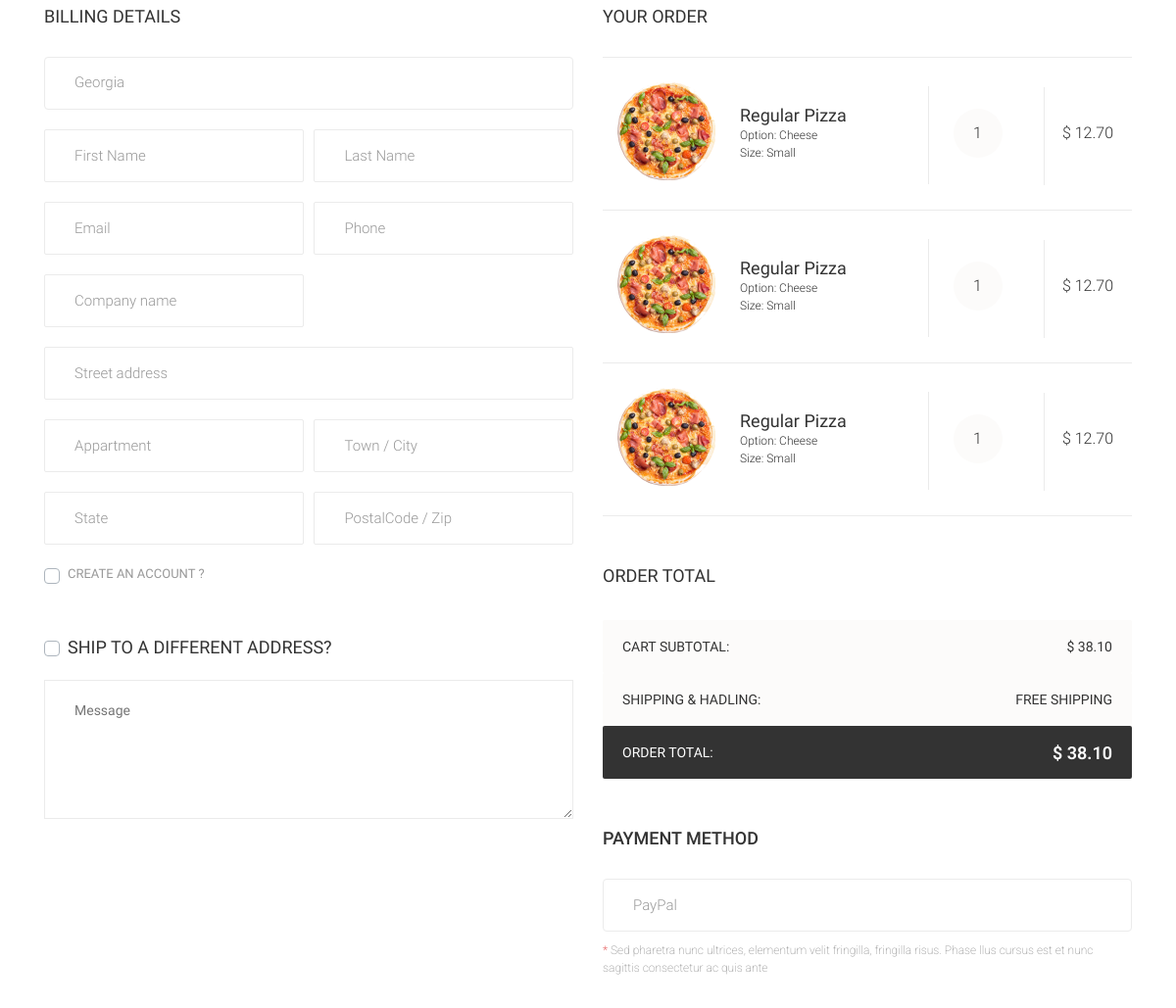
/checkout/ (signed in, middle part), run on an earlier commit of the app's database.
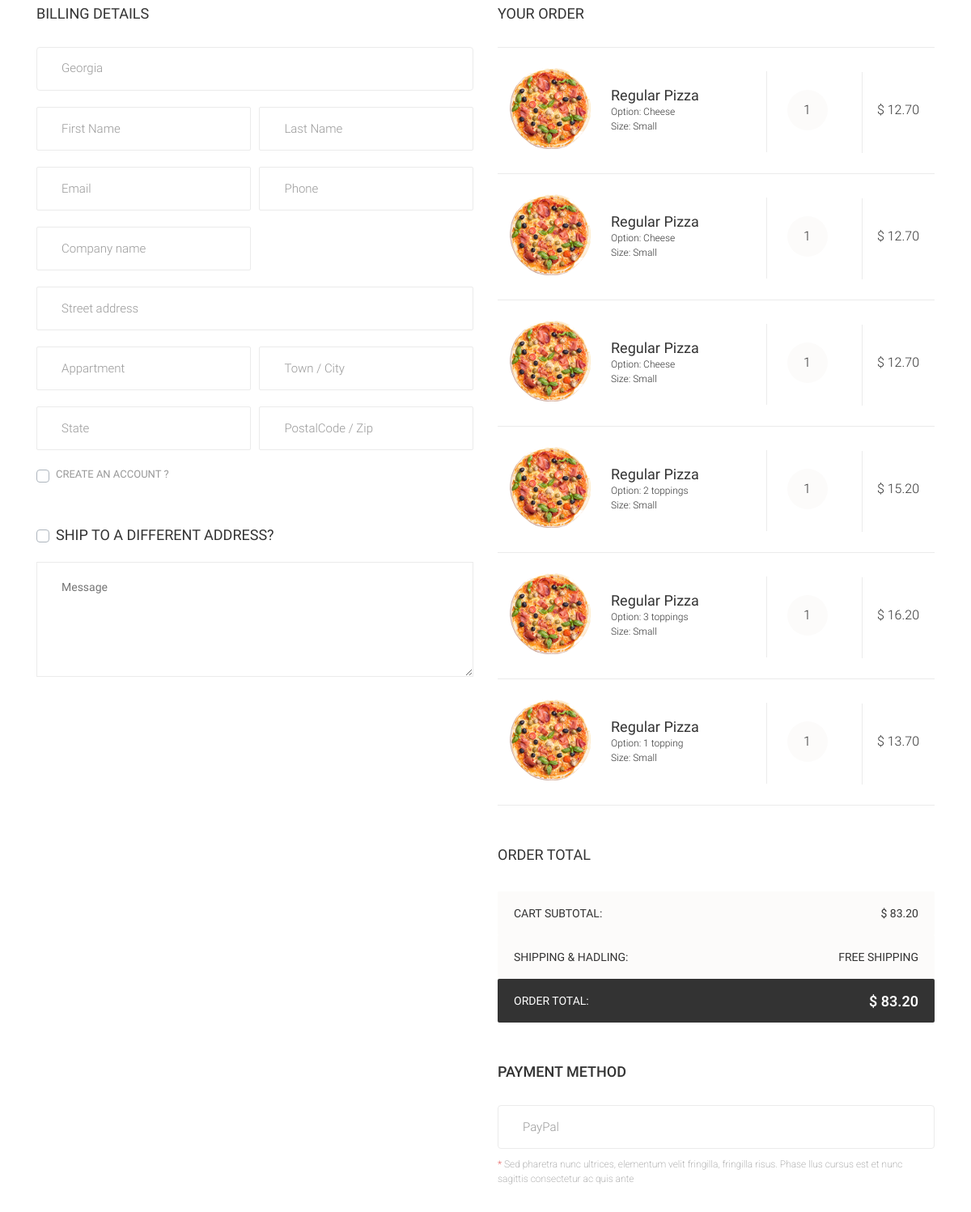
And on a later commit of the database.
### orders/models.py (models this page shows)
class OrderItem(models.Model):
    number = models.IntegerField(UserOrder)
    category = models.CharField(max_length=64, null=True)
    name = models.CharField(max_length=64)
    price = models.DecimalField(max_digits=4, decimal_places=2)
    size = models.CharField(max_length=16, default="One Size")
    topping_allowance = models.IntegerField(default=0)
    topping_1 = models.ForeignKey(Topping, on_delete=models.CASCADE, related_name="top1", default=21)
    topping_2 = models.ForeignKey(Topping, on_delete=models.CASCADE, related_name="top2", default=21)
    topping_3 = models.ForeignKey(Topping, on_delete=models.CASCADE, related_name="top3", default=21)
    def __str__(self):
        return f"{self.name} - ${self.price} Topping_allowance: {self.topping_allowance}"

### orders/views.py (the view)
# urls.py: path('checkout/', views.checkout, name='checkout')
def checkout(request):
    context = context_send(request)
    return render(request, "orders/checkout.html", context)

### templates/orders/checkout.html (shortened to what the changed rows need)
{% extends "orders/baseGeneral.html" %}
{% load static %}
{% block head %}
    <link href="{% static 'orders/css/owl.carousel.css' %}" rel="stylesheet">
    <link href="{% static 'orders/css/owl.theme.default.min.css' %}" rel="stylesheet">
{% endblock %}
{% block body %}
    <div class="container">
        <section class="checkout">
            <div class="row">
                <div class="col-md-6">
                    <div class="run_checkout_box">
                        {% for item in items %}
                            <div class="row flex-tab">
                                <div class="col-md-7">
                                    <div class="run_cart_item">
                                        <img src="{% static 'orders/img/menu/big/pizza_color_1.png' %}"
                                             class="img-fluid">
                                        <div class="caption flex-column">
                                            <h5>{{ item.category }}</h5>
                                            <p>Option: {{ item.name }}</p>
                                            <p>Size: {{ item.size }}</p>
                                        </div>
                                    </div>
                                </div>
                                <div class="col-md-3 text-center">
                                    <span class="counter-num center">1</span>
                                </div>
                                <div class="col-md-2">
                                    <div class="total_checkout">
                                        <p>$ {{ item.price }}</p>
                                    </div>
                                </div>
                            </div>
                        {% endfor %}
                    </div>
                    <div class="shipping_box top_margin_50">
                        <div class="price_amount">
                            <span>cart subtotal:</span>
                            <p>$ {{ total }}</p>
                        </div>
                        <div class="order_total">
                            <span>order total:</span>
                            <p>$ {{ total }}</p>
                        </div>
                    </div>
                </div>
            </div>
        </section>
    </div>
{% endblock %}

What changed in the data, as far as the page shows it:
added OrderItem: category "Regular Pizza", name "2 toppings", size "Small", price "15.20"
added OrderItem: category "Regular Pizza", name "3 toppings", size "Small", price "16.20"
added OrderItem: category "Regular Pizza", name "1 topping", size "Small", price "13.70"
Also different on the page:
{{ total }}: "38.10" → "83.20"
